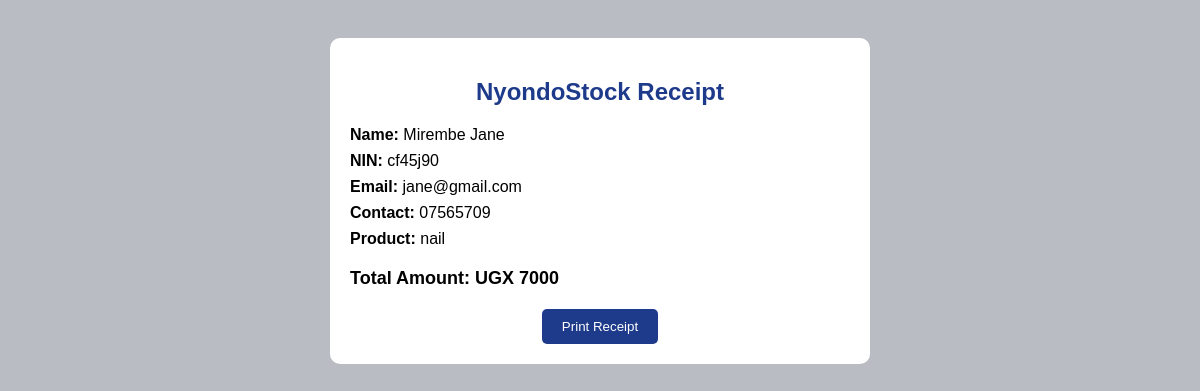
The page /customer_receipt/14/ on the database as committed earlier.
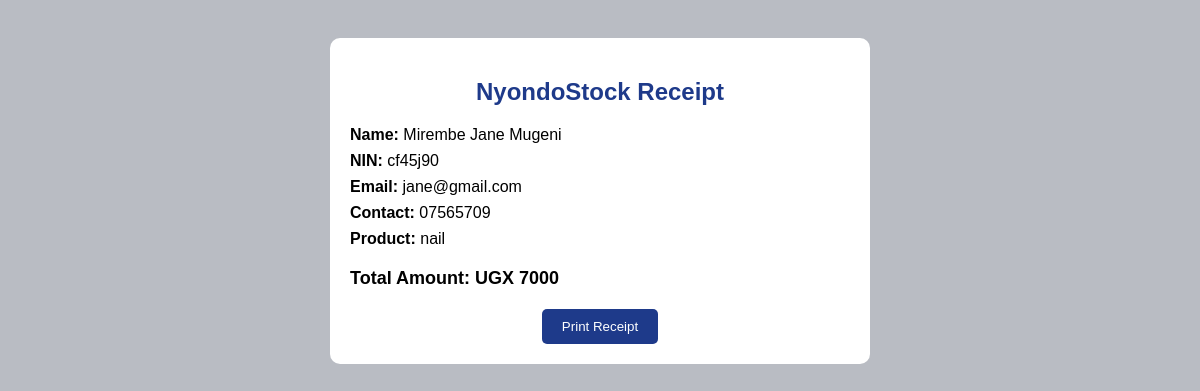
The same page on the database as committed later.
### mugeniapp/models.py (models this page shows, shortened)
class Customer(models.Model):
    name = models.CharField(max_length=100)
    nin = models.CharField(max_length=100)
    email = models.CharField(max_length=100)
    contact = models.CharField(max_length=100)
    product = models.CharField(max_length=100 ,null=True)
    amount = models.IntegerField(default=0)
    date = models.DateField(default=now)
    method_of_payment = models.CharField(max_length=100,default="Cash")

### mugeniapp/views.py (the view)
# urls.py: path('customer_receipt/<int:id>/', views.customer_receipt, name='customer_receipt'),
def customer_receipt(request, id):
    customer = get_object_or_404(Customer, id=id)
    return render(request, 'customer_receipt.html', {'customer': customer})

### mugeniapp/templates/customer_receipt.html (shortened to what this page needs)
<!DOCTYPE html>
<html lang="en">
<head>
</head>
<body>
<div class="receipt">
    <h2>NyondoStock Receipt</h2>
    <div class="details">
        <p><strong>Name:</strong> {{ customer.name }}</p>
        <p><strong>NIN:</strong> {{ customer.nin }}</p>
        <p><strong>Email:</strong> {{ customer.email }}</p>
        <p><strong>Contact:</strong> {{ customer.contact }}</p>
        <p><strong>Product:</strong> {{ customer.product }}</p>
    </div>
    <div class="total">
        Total Amount: UGX {{ customer.amount }}
    </div>
    <div class="print-btn">
        <button onclick="window.print()">Print Receipt</button>
    </div>
</div>
</body>
</html>

Rows that differ between the two databases and show on the page:
changed Customer "cf45j90": name "Mirembe Jane" → "Mirembe Jane Mugeni"
